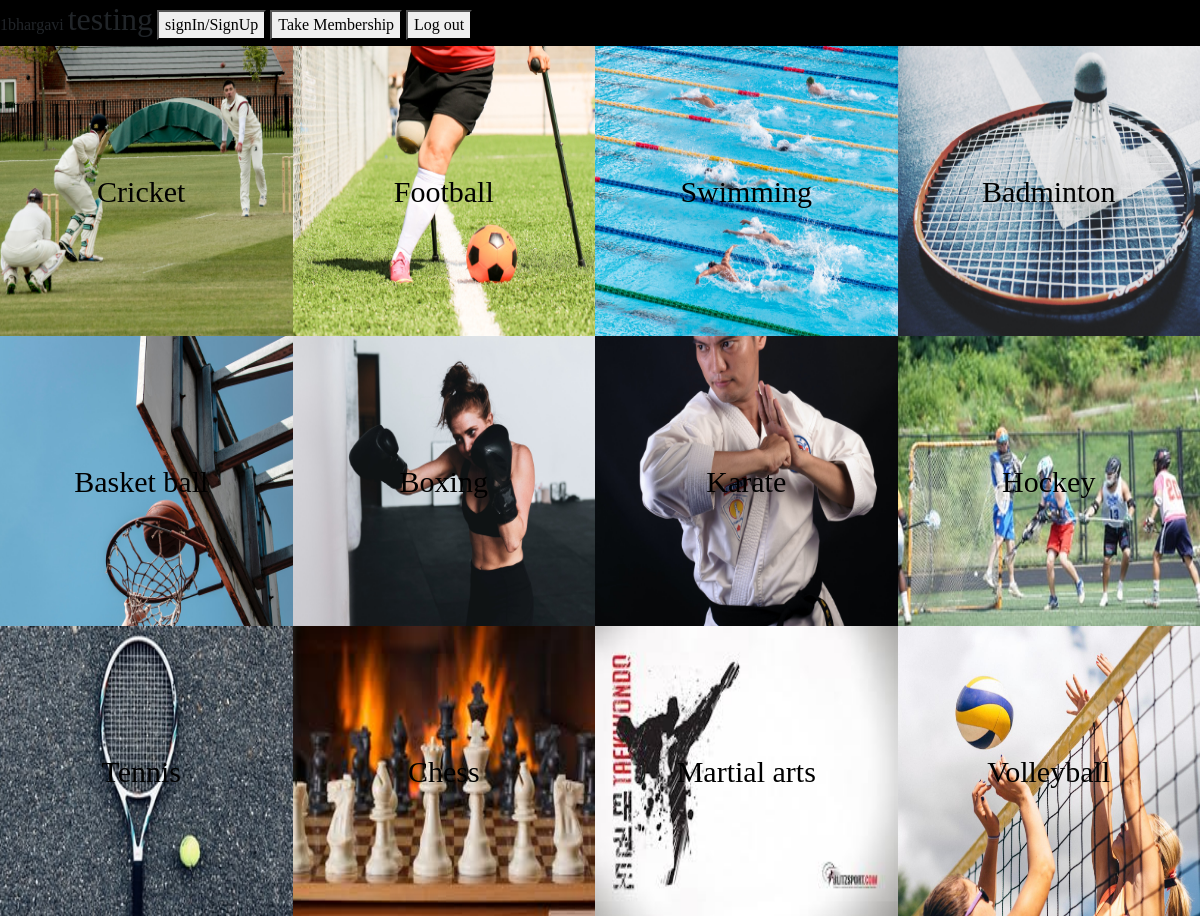
Page /index.php (signed in) on the committed database.
### tables this page shows
CREATE TABLE `sports` (
  `sport_id` int(11) NOT NULL,
  `sport_name` varchar(30) NOT NULL,
  `sport_desc` text NOT NULL,
  `days` text NOT NULL,
  `timing` varchar(20) NOT NULL,
  `sport_fee` int(10) NOT NULL,
  `Quotes` text NOT NULL
);

### index.php (the view, shortened to what this page needs)
<!doctype html>
<html lang="en">
  <head>
    <link rel="stylesheet" href="https://stackpath.bootstrapcdn.com/bootstrap/4.5.2/css/bootstrap.min.css">
  </head>
  <body>
      <?php
      echo $_SESSION['login'];
      if ($_SESSION['login']){
      echo $_SESSION['username'];
      }
      ?>
      <h2 style="display: inline-block;">testing</h2>
      <button onclick="window.location.href='sign_in.php';">signIn/SignUp</button>
      <button onclick="window.location.href='membership.php';">Take Membership</button>
      <button onclick="window.location.href='logout.php';">Log out</button>
    <?php
        require 'connection.php';
    $sql="SELECT * FROM `sports`";
    $result=mysqli_query($conn,$sql);
    echo"<div class='cards'>";
    $srno=0;
        while($row=mysqli_fetch_assoc($result)) {
            $title=$row['sport_name'];
            $id=$row['sport_id'];
            echo '<div class="sport_image">
            <a href="info.php?id='.$id.'">  <div class="aise" > </div>  </a>
                <a href="info.php?id='.$id.'"><img src="images/'.$title.'.jpg" id="card-img-top" class="card-img-top" alt="image" onmouseover="blur_image('.$srno.');" onmouseout="remove_blur('.$srno.');"></a>
                <a id="link'.$id.'"class="link centered" href="info.php?id='.$id.'" onmouseover="blur_image('.$srno.');" onmouseout="remove_blur('.$srno.');">'.$title.'</a>
            </div>';
            $srno=$srno+1;
        }
    echo"</div>";
    ?>
  </body>
</html>

### index.php (style rules this page uses)
body { margin: 0px; padding: 0px; font-family:cursive; background-color: black; }
.cards { margin-left:-10px; border: 0px; }
.sport_image { margin: 0px; display:inline-block; width: 25%; padding: 0px; border: 0px; border-radius: 0px; position: relative; background: #000; }
.card-img-top { width: 100%; height: 290px; border-radius:0px; position:relative; }
.centered { position: absolute; top: 50%; left: 50%; transform: translate(-50%, -50%); font-size: 30px; opacity: 1; color: black; text-decoration: none; z-index:1; }

### rows in the picture
sports: sport_name (picture), sport_name "Cricket"
sports: sport_name (picture), sport_name "Football"
sports: sport_name (picture), sport_name "Swimming"
sports: sport_name (picture), sport_name "Badminton"
sports: sport_name (picture), sport_name "Basket ball"
sports: sport_name (picture), sport_name "Boxing"
sports: sport_name (picture), sport_name "Karate"
sports: sport_name (picture), sport_name "Hockey"
sports: sport_name (picture), sport_name "Tennis"
sports: sport_name (picture), sport_name "Chess"
sports: sport_name (picture), sport_name "Martial arts"
sports: sport_name (picture), sport_name "Volleyball"

### other values in the picture
$_SESSION['login'] "1"
$_SESSION['username'] "bhargavi"
